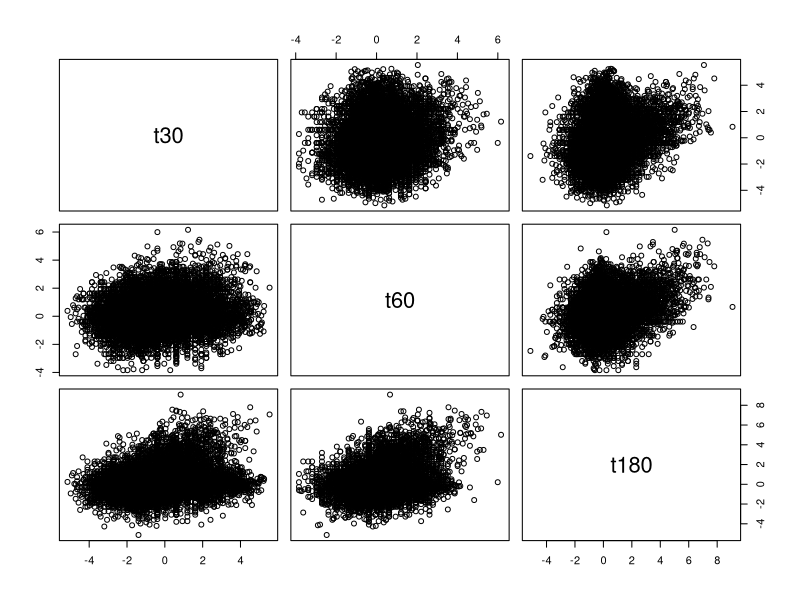

Generate this figure with R: (Note: this script raises an error after producing the figure.)
library('edgeR')
library(ggplot2)

allData <- read.csv('selected.csv')
counts <- data.frame(allData$X1_aerobic_t30_1_control, allData$X1_aerobic_t60_1_control, allData$X1_aerobic_t180_1_control,
                      allData$X1_aerobic_t30_2_chlor, allData$X1_aerobic_t60_2_chlor, allData$X1_aerobic_t180_2_chlor, row.names=allData$seq)
freqs <- data.frame(apply((counts+1), 2, function(x){return(x/sum(x))}) )
ratios <- data.frame(t30=freqs[,4]/freqs[,1], t60=freqs[,5]/freqs[,2], t180=freqs[,6]/freqs[,3], row.names=row.names(counts))
counts$t30 = freqs[,4]/freqs[,1]
counts$t60 = freqs[,5]/freqs[,2]
counts$t180 = freqs[,6]/freqs[,3]

pairs(log2(ratios))
cor(ratios)

t180_too_low <- ( log2(ratios$t60) - log2(ratios$t180) ) > 2
subset <- counts[t180_too_low,]
sumsOfCounts_subset <- apply(subset[,1:6],1,sum)
sumsofCounts <- apply(counts[,1:6],1,sum)
boxplot(data.frame(sumsofCounts,sumsOfCounts_subset))
# in this subset with high t60, how often is t30 close to t180
hist(log2(subset$t30/subset$t180))
